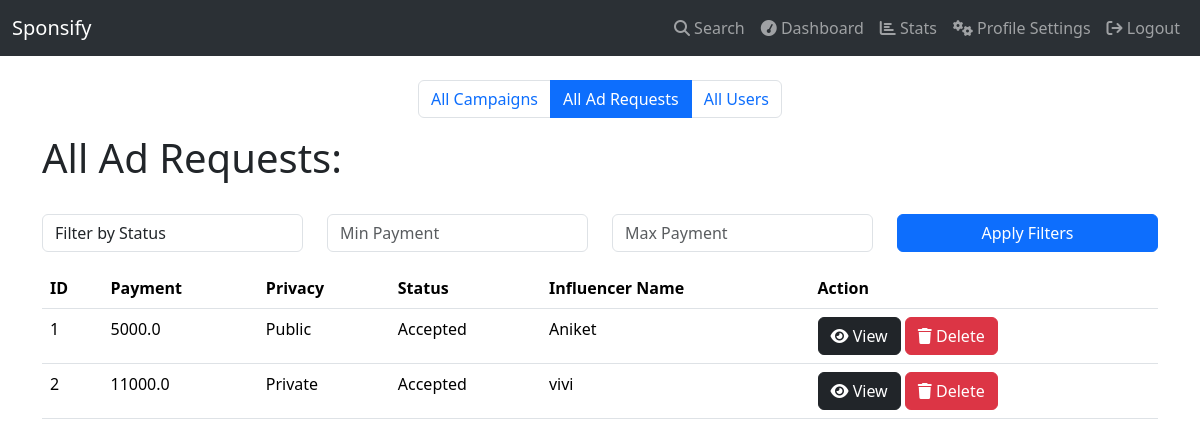
Screenshot of /admin_ad_request (signed in) with the database file from the repository.
### models.py (models this page shows)
class AdRequest(db.Model):
    __tablename__ = 'adrequest'
    id = db.Column(db.Integer, primary_key=True)
    campaign_id = db.Column(db.Integer, db.ForeignKey('campaign.id'), nullable=False)
    influencer_id = db.Column(db.Integer, db.ForeignKey('influencer.id'))
    sponsor_id = db.Column(db.Integer, db.ForeignKey('sponsor.id'), nullable=False)
    messages = db.Column(db.Text)
    requirements = db.Column(db.Text, nullable=False)
    payment_amount = db.Column(db.Float, nullable=False)
    status = db.Column(db.String(20), nullable=False, default='Pending')
    is_new_for_influencer = db.Column(db.Boolean, default=True)
    privacy = db.Column(db.String(20), nullable=False, default='Private')
    ad_interests = db.relationship('AdInterest', backref='adrequest', lazy=True, cascade='all, delete-orphan')

class Influencer(db.Model):
    __tablename__ = 'influencer'
    id = db.Column(db.Integer, primary_key=True)
    username = db.Column(db.String(50), unique=True, nullable=False)
    name = db.Column(db.String(50))
    niche = db.Column(db.String(50), nullable=False)
    followers = db.Column(db.Integer, nullable=False)
    ad_requests = db.relationship('AdRequest', backref='influencer', lazy=True)

### routes.py (the view)
@app.route('/admin_ad_request')
@auth_admin
def admin_ad_request():
    status = request.args.get('status', '')
    min_payment = request.args.get('min_payment', '')
    max_payment = request.args.get('max_payment', '')
    ad_requests = AdRequest.query
    if status:
        ad_requests = ad_requests.filter(AdRequest.status == status)
    if min_payment:
        ad_requests = ad_requests.filter(AdRequest.payment_amount >= float(min_payment))
    if max_payment:
        ad_requests = ad_requests.filter(AdRequest.payment_amount <= float(max_payment))
    ad_requests = ad_requests.options(db.joinedload(AdRequest.influencer)).all()  # Eager load influencer
    user = User.query.get(session['user_id'])
    return render_template('campaign_admin_action/admin_ad_request.html', user=user, ad_requests=ad_requests)

### routes.py (called while the page is built)
@app.context_processor
def inject_user():
    return dict(get_current_user=get_current_user)

def auth_admin(func):
    @wraps(func)
    def inner_auth(*args, **kwargs):
        if 'user_id'not in session:
            flash('Please login first')
            return redirect(url_for('login'))
        user = User.query.get(session['user_id'])
        if user.role != 'admin':
            flash('You are not authorized to access this page')
            return redirect(url_for('index'))
        return func(*args, **kwargs)
    return inner_auth

### user_role.py (called while the page is built)
def get_current_user():
    if 'user_id' in session:
        return User.query.get(session['user_id'])
    return None

### templates/campaign_admin_action/admin_ad_request.html (shortened to what this page needs)
{% extends 'layout.html' %}
{% block content %}
<br>
<nav aria-label="...">
    <ul class="pagination justify-content-center">
        <li class="page-item"><a class="page-link" href="{{ url_for('admin_dashboard') }}">All Campaigns</a></li>
        <li class="page-item active"><a class="page-link" href="{{ url_for('admin_ad_request') }}">All Ad Requests</a></li>
        <li class="page-item"><a class="page-link" href="{{url_for('all_users')}}">All Users</a></li>
    </ul>
</nav>
<h1 class="display-10">
    All Ad Requests:
</h1><br>
<form method="GET" action="{{ url_for('admin_ad_request') }}">
    <div class="row mb-3">
        <div class="col-md-3">
            <select class="form-control" name="status">
                <option value="">Filter by Status</option>
            </select>
        </div>
        <div class="col-md-3">
            <input type="number" class="form-control" name="min_payment" placeholder="Min Payment" value="{{ request.args.get('min_payment', '') }}">
        </div>
        <div class="col-md-3">
            <input type="number" class="form-control" name="max_payment" placeholder="Max Payment" value="{{ request.args.get('max_payment', '') }}">
        </div>
        <div class="col-md-3 d-flex align-items-end">
            <button type="submit" class="btn btn-primary w-100">Apply Filters</button>
        </div>
    </div>
</form>
<table class="table">
    <thead>
        <tr>
            <th>ID</th>
            <th>Payment</th>
            <th>Privacy</th>
            <th>Status</th>
            <th>Influencer Name</th>
            <th>Action</th>
        </tr>
    </thead>
    <tbody>
        {% for ad_request in ad_requests %}
        <tr>
            <td>{{ ad_request.id }}</td>
            <td>{{ ad_request.payment_amount }}</td>
            <td>{{ ad_request.privacy }}</td>
            <td>{{ ad_request.status }}</td>
            <td>{{ ad_request.influencer.name if ad_request.influencer else 'N/A' }}</td>
            <td>
                <a href="{{ url_for('view_ad_request_admin', id=ad_request.id) }}" class="btn btn-dark">
                    <i class="fa fa-eye"></i> View
                </a>
                <form action="{{ url_for('delete_ad_request_admin', id=ad_request.id) }}" method="post" style="display: inline;" onsubmit="return confirm('Are you sure you want to delete this ad request?');">
                    <button type="submit" class="btn btn-danger">
                        <i class="fa fa-trash"></i> Delete
                    </button>
                </form>
            </td>
        </tr>
        {% endfor %}
    </tbody>
</table>
{% endblock %}

### rows the page displays
AdRequest: id "1", payment_amount "5000.0", privacy "Public", status "Accepted", influencer "Aniket"
AdRequest: id "2", payment_amount "11000.0", privacy "Private", status "Accepted", influencer "vivi"
